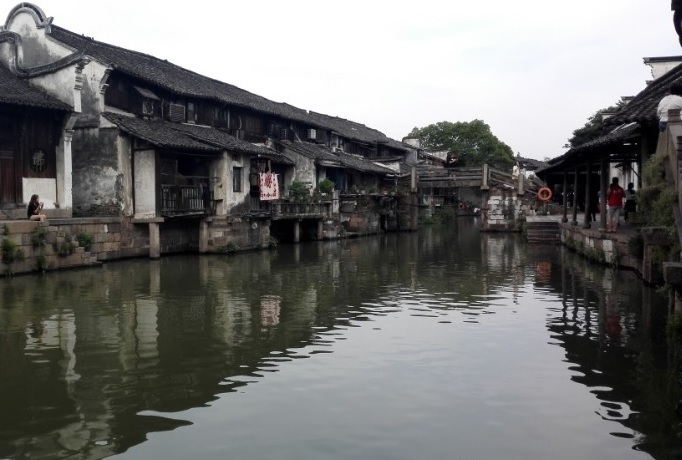
#> input picture Homework7/watershed/town.jpg, 682 x 460 px
$ python watershed.py
#> lines starting #> are read from the running program, lines starting #| are printed output that depends on the picture; after the words box and inside, x2 and y2 are one past the last pixel; in counts of white or black regions, pixels touching at a corner belong together
import numpy as np
import cv2


def genColor(value):
    a = ((value + 10 * value) * value) & 255
    b = ((value + 20 * value) * value) % 255;
    c = ((value + 30 * value) * value) % 255
    return (a, b, c)


def main():
    image = cv2.imread("town.jpg",1)
#> image is the input picture: shape (460, 682, 3); mean B, G, R 111.5, 112.8, 112.7
    # image = cv2.imread('../../flower.jpg', 1)
    #  cv2.imshow("town",image)
    img_gray = cv2.cvtColor(image, cv2.COLOR_BGR2GRAY)
    img_blur = cv2.GaussianBlur(img_gray, (5, 5), 2)
    #  cv2.imshow("gray img",img_blur)
    img_canny = cv2.Canny(img_blur, 80, 150)
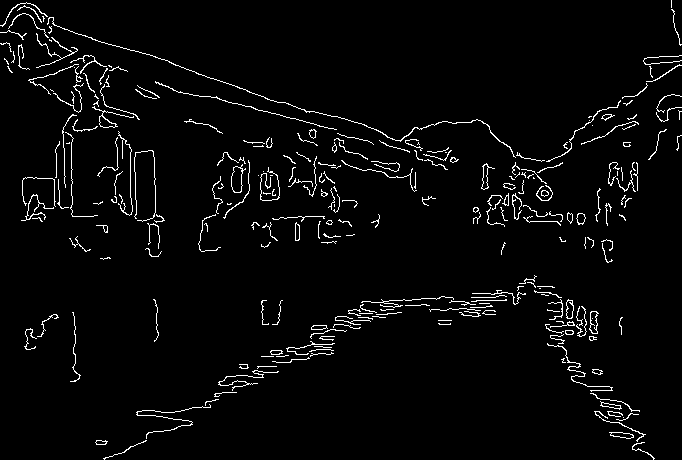
#> img_canny: shape (460, 682); 3.3% white in thin lines or dots
    cv2.imshow("Canny edge", img_canny)

    # 发现和标识轮廓
    contours, hierarchy = cv2.findContours(img_canny, cv2.RETR_LIST, cv2.CHAIN_APPROX_SIMPLE)
#> contours = 292 contours, 241 with area under 20; largest, box (x1, y1, x2, y2) and area: (231, 164, 246, 193) 238, (231, 166, 243, 193) 228, (589, 311, 599, 334) 138, (589, 311, 598, 334) 122, (92, 106, 134, 128) 121
    marks = np.zeros(img_canny.shape, np.int32)
    imageContours = np.zeros(img_canny.shape, np.uint8)

    # 生成初始标识
    index = 0
    compCount = 0
    while (index >= 0):
        marks = cv2.drawContours(marks, contours, index, compCount + 1, 1, 8, hierarchy)
        imageContours = cv2.drawContours(imageContours, contours, index, 255, 1, 8, hierarchy)
        index = hierarchy[0, index, 0]
        compCount = compCount + 1
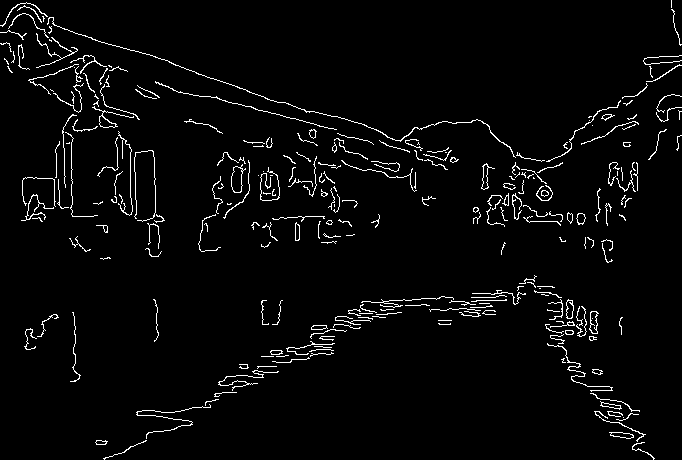
#> imageContours: shape (460, 682); 3.3% white in thin lines or dots
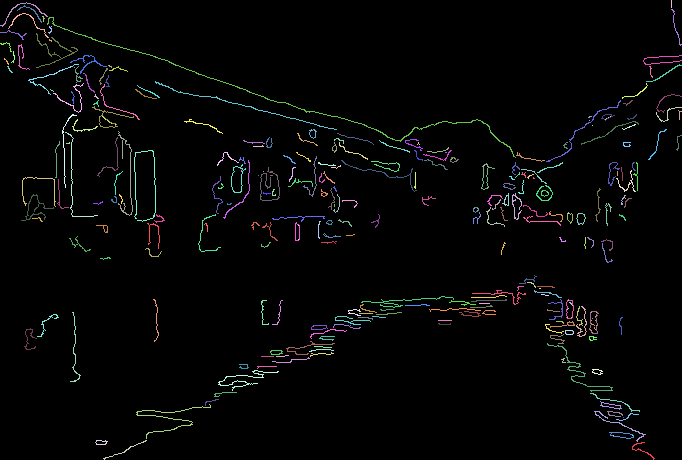
#> marks: shape (460, 682) int32; 293 distinct labels, from 0 to 292; one colour per label, 0 black
#> after the loop, compCount = 292

    # 显示轮廓图
    markshow = cv2.convertScaleAbs(marks)
    cv2.imshow("imageContours", imageContours)
    # 图像分割
    marks = cv2.watershed(image, marks)
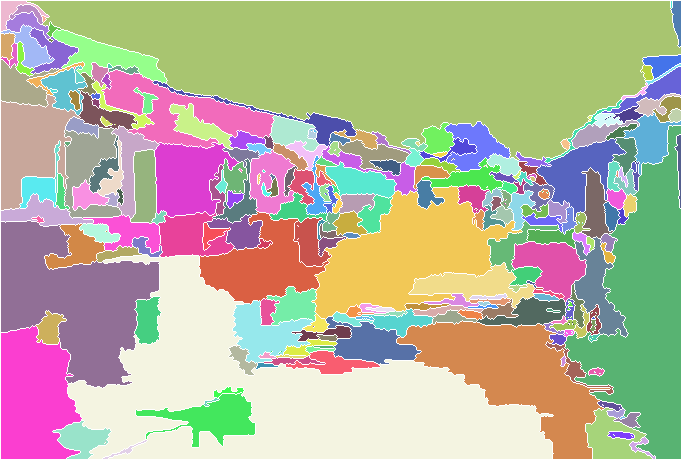
#> marks: shape (460, 682) int32; 294 distinct labels, from -1 to 292; one colour per label, 0 black, -1 white
    afterWatershed = cv2.convertScaleAbs(marks)
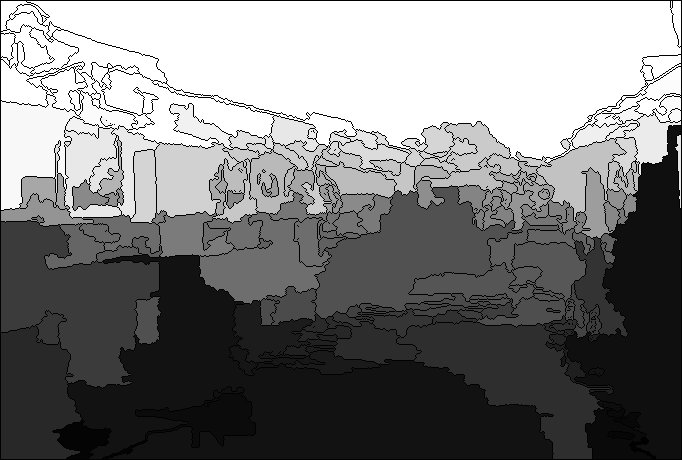
#> afterWatershed: shape (460, 682); min 0, max 255, mean 124.6
    cv2.imshow("Watershed", afterWatershed);

    # 对每一个区域进行颜色填充
    perImage = np.zeros(image.shape, np.uint8)
    rows, cols = marks.shape
#> rows = 460; cols = 682
    for i in range(0, rows - 1):
        for j in range(0, cols - 1):
            index = marks[i, j]
            if (index == 255):
                perImage[i, j] = (255, 255, 255)
            else:
                perImage[i, j] = genColor(index)
#> this loop made 459 passes
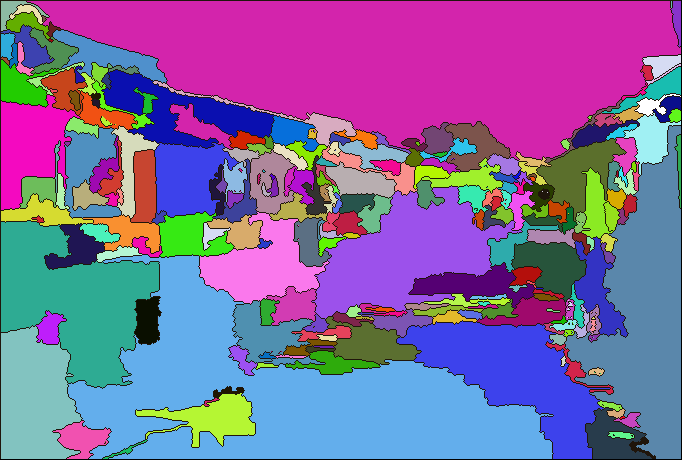
#> perImage: shape (460, 682, 3); mean of channels 0, 1, 2 160.4, 104.3, 128.9; drawn as B, G, R

    cv2.imshow("ColorFill", perImage);

    # 分割并填充颜色的结果跟原始图像融合
    wshed = cv2.addWeighted(image, 0.4, perImage, 0.6, 0)
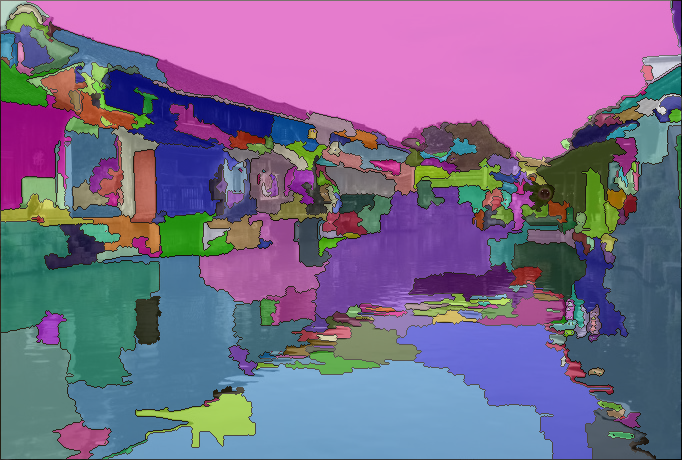
#> wshed: shape (460, 682, 3); mean B, G, R 140.8, 107.7, 122.4
    cv2.imshow("Added Image", wshed)

    cv2.waitKey(0)
    cv2.destroyAllWindows()


if __name__ == "__main__":
    main()
